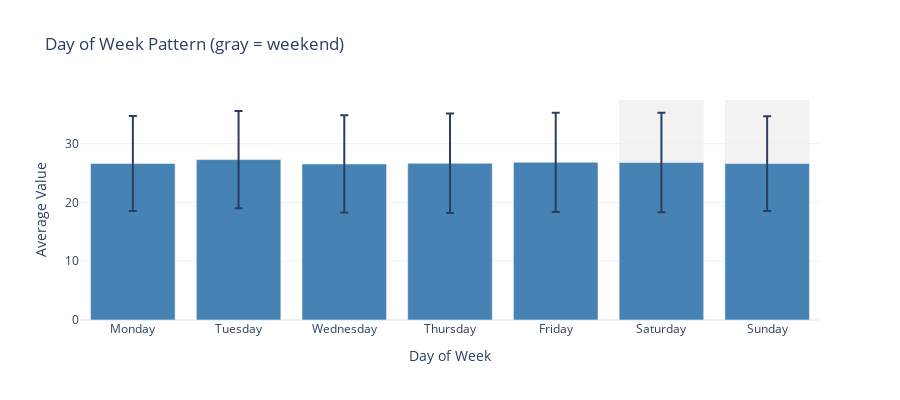

Notebook source saved alongside this figure:
### Code cell
# Visualize day-of-week pattern
daily_data["day_of_week"] = daily_data[TIME_COLUMN].dt.day_name()
dow_order = ["Monday", "Tuesday", "Wednesday", "Thursday", "Friday", "Saturday", "Sunday"]
daily_data["day_of_week"] = pd.Categorical(daily_data["day_of_week"], categories=dow_order, ordered=True)

dow_stats = daily_data.groupby("day_of_week")[analysis_col].agg(["mean", "std"]).reset_index()

fig = go.Figure()
fig.add_trace(go.Bar(
    x=dow_stats["day_of_week"],
    y=dow_stats["mean"],
    error_y=dict(type="data", array=dow_stats["std"]),
    name="Mean",
    marker_color="steelblue"
))

# Mark weekends
for i, day in enumerate(dow_stats["day_of_week"]):
    if day in ["Saturday", "Sunday"]:
        fig.add_vrect(
            x0=i-0.4, x1=i+0.4,
            fillcolor="lightgray", opacity=0.3,
            layer="below", line_width=0
        )

fig.update_layout(
    title="Day of Week Pattern (gray = weekend)",
    xaxis_title="Day of Week",
    yaxis_title="Average Value",
    template="plotly_white",
    height=400
)
display_figure(fig)

### Figure 1 — Plotly figure (JSON) as saved in the notebook; plotly's stock layout.template omitted (floating-point values rounded to 4 significant figures)
{"data": [{"error_y": {"array": [8.069, 8.275, 8.291, 8.475, 8.446, 8.452, 8.054], "type": "data"}, "marker": {"color": "steelblue"}, "name": "Mean", "type": "bar", "x": ["Monday", "Tuesday", "Wednesday", "Thursday", "Friday", "Saturday", "Sunday"], "y": [26.63, 27.29, 26.57, 26.68, 26.84, 26.8, 26.62]}], "layout": {"height": 400, "shapes": [{"fillcolor": "lightgray", "layer": "below", "line": {"width": 0}, "opacity": 0.3, "type": "rect", "x0": 4.6, "x1": 5.4, "xref": "x", "y0": 0, "y1": 1, "yref": "y domain"}, {"fillcolor": "lightgray", "layer": "below", "line": {"width": 0}, "opacity": 0.3, "type": "rect", "x0": 5.6, "x1": 6.4, "xref": "x", "y0": 0, "y1": 1, "yref": "y domain"}], "title": {"text": "Day of Week Pattern (gray = weekend)"}, "xaxis": {"title": {"text": "Day of Week"}}, "yaxis": {"title": {"text": "Average Value"}}}}
